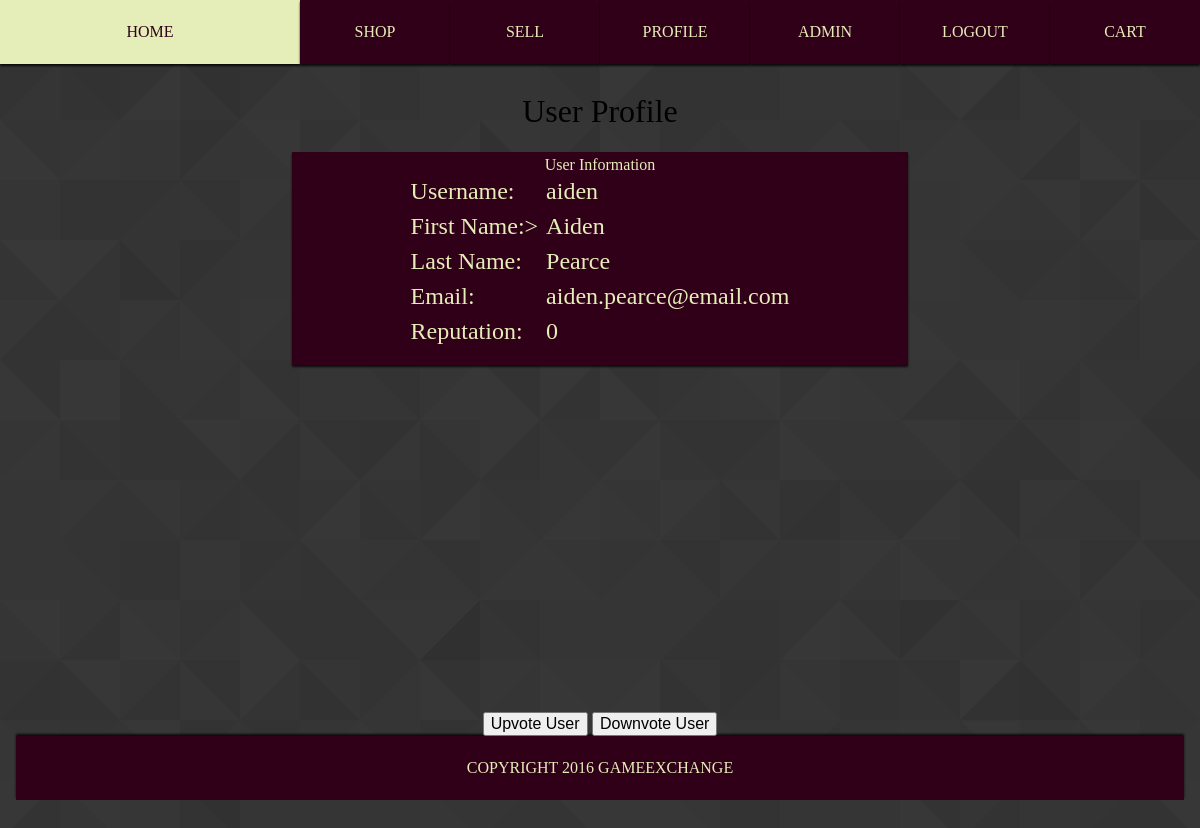
Screenshot of /user.php?userp=4 (signed in) with the database file from the repository.
### tables this page shows
CREATE TABLE `user` (
  `user_id` int(5) NOT NULL,
  `username` varchar(20) NOT NULL,
  `passwordhash` varchar(200) NOT NULL,
  `fname` varchar(50) NOT NULL,
  `lname` varchar(50) NOT NULL,
  `email` varchar(60) NOT NULL,
  `address` varchar(100) NOT NULL,
  `phone_num` varchar(20) NOT NULL,
  `status` int(2) NOT NULL
);

### database/userFunctions.php (the view, shortened to what this page needs)
<?php
	function initializeDb(){
		$servername = "localhost";
		$username = "lucas";
		$password = "alpine";
		$dbname = "ecommerce";
		try
		{
			$DBH = new PDO("mysql:host=$servername;dbname=$dbname", $username, $password);
			return $DBH;
		}
		catch(PDOException $e)
		{
			echo $e->getMessage();
		}
	}
	function getUserInfo($userp){
		$DBH = initializeDb();
		$STH = $DBH->query("SELECT * FROM user WHERE user_id='$userp'");
		return $STH->fetch();
	}
	function getUsername($userp){
		$row = getUserInfo($userp);
		echo $row["username"];
	}
	function getFname($userp){
		$row = getUserInfo($userp);
		echo $row["fname"];
	}
	function getLname($userp){
		$row = getUserInfo($userp);
		echo $row["lname"];
	}
	function getEmail($userp){
		$row = getUserInfo($userp);
		echo $row["email"];
	}
	function getRepuation($userp){
		$counter = 0;
		echo $counter;
	}
?>

### styles/default.css (style rules this page uses)
html, body { height: 100%; }
body { background-image: url('../img/0.png'); }

### rows the page displays
user: username "aiden", fname "Aiden", lname "Pearce", email "aiden.pearce@email.com"

### other values shown
$counter "0"
